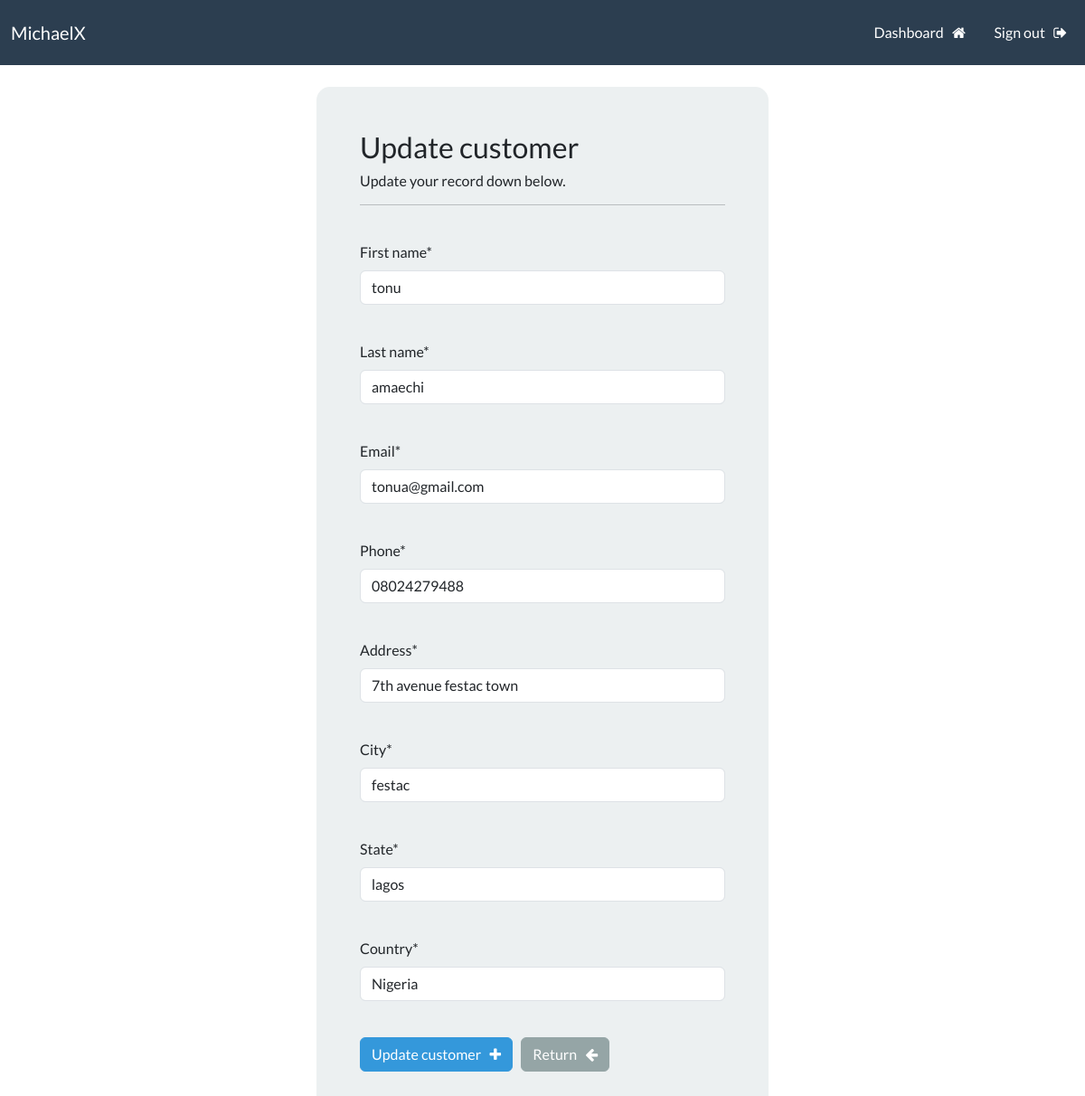
/update-customer/2 (signed in), run on the app's committed database.
### webapp/models.py (models this page shows, shortened)
class Customer(models.Model):
    first_name = models.CharField(max_length=100)
    last_name = models.CharField(max_length=100)
    email = models.CharField(max_length=255)
    phone = models.CharField(max_length=20)
    address = models.CharField(max_length=300)
    city = models.CharField(max_length=255)
    state = models.CharField(max_length=200)
    country = models.CharField(max_length=125)
    created_at = models.DateTimeField(auto_now_add=True)

### webapp/views.py (the view)
# urls.py: path("update-customer/<int:pk>", views.update_customer, name="update-customer"),
@login_required(login_url='login')
def update_customer(request, pk):
    record = Customer.objects.get(id=pk)
    form = UpdateCustomerForm(instance=record)
    if request.method == 'POST':
        form = UpdateCustomerForm(request.POST, instance=record)
        if form.is_valid():
            form.save()
            messages.success(request, "Your customer was updated!")
            return redirect("dashboard")
    context = {'form':form}
    return render(request, 'webapp/update-customer.html', context=context)

### webapp/forms.py
class UpdateCustomerForm(forms.ModelForm):
    class Meta:
        model = Customer
        fields = ['first_name', 'last_name', 'email', 'phone', 'address', 'city', 'state', 'country']

### webapp/templates/webapp/update-customer.html (shortened to what this page needs)
{% extends 'webapp/base.html' %}
{% load crispy_forms_tags %}
{% block content %}
<body>
    <div class="container bg-light shadow-md p-5 form-layout">
        <h3> Update customer </h3>
        <h6> Update your record down below. </h6>
        <hr>
        <br>
        <form method="POST" autocomplete="off">
            {{form.first_name|as_crispy_field}}
            <br>
            {{form.last_name|as_crispy_field}}
            <br>
            {{form.email|as_crispy_field}}
            <br>
            {{form.phone|as_crispy_field}}
            <br>
            {{form.address|as_crispy_field}}
            <br>
            {{form.city|as_crispy_field}}
            <br>
            {{form.state|as_crispy_field}}
            <br>
            {{form.country|as_crispy_field}}
            <br>
            <button type="submit" class="btn btn-info">
                Update customer &nbsp; <i class="fa fa-plus" aria-hidden="true"></i>
            </button>
            <a href="{% url 'dashboard' %}" class="btn btn-secondary">
                Return &nbsp; <i class="fa fa-arrow-left" aria-hidden="true"></i>
            </a>
        </form>
    </div>
    <br>
</body>
{% endblock %}

### static/css/styles.css (style rules this page uses)
.form-layout { border-radius: 15px; width: 500px; }

### data on the page
Customer: first_name "tonu", last_name "amaechi", email "tonua@gmail.com", phone "08024279488", address "7th avenue festac town", city "festac", state "lagos", country "Nigeria"
